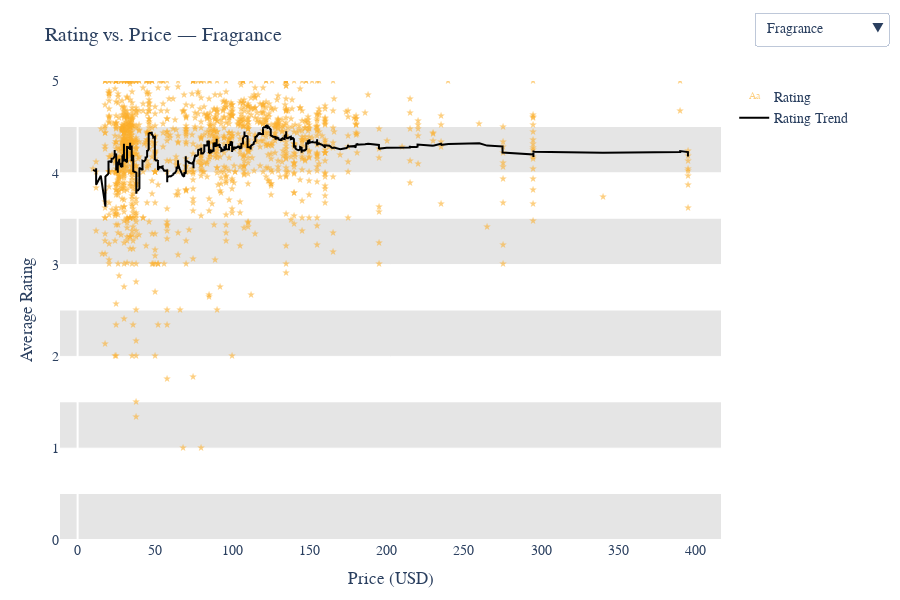

The notebook cell saved with this chart:
### Code cell
import plotly.graph_objects as go
import pandas as pd

# Clean data
df_rating = product_info_df.dropna(subset=['price_usd', 'rating', 'primary_category']).copy()
categories = df_rating['primary_category'].unique()

traces = []
buttons = []

for i, cat in enumerate(categories):
    df_cat = df_rating[df_rating['primary_category'] == cat].sort_values(by='price_usd')
    smooth_rating = df_cat['rating'].rolling(window=50, min_periods=1).mean()

    # Use red transparent stars as text markers
    trace_points = go.Scatter(
        x=df_cat['price_usd'],
        y=df_cat['rating'],
        mode='text',
        name='Rating',
        text=['★'] * len(df_cat),
        textfont=dict(size=10, color='rgba(252, 175, 43, 0.6)'),
        textposition='middle center',
        hovertemplate='<b>%{text}</b><br>Price: $%{x}<br>Rating: %{y}<extra></extra>',
        visible=(i == 0)
    )

    trace_line = go.Scatter(
        x=df_cat['price_usd'],
        y=smooth_rating,
        mode='lines',
        name='Rating Trend',
        line=dict(color='black', width=2),
        hoverinfo='skip',
        visible=(i == 0)
    )

    traces.extend([trace_points, trace_line])

    # Calculate max for current category (to avoid overscaling)
    y_max_cat = max(df_cat['rating'].max(), smooth_rating.max()) * 1.05
    y_max_cat = min(y_max_cat, 5.2)

    vis = [False] * len(categories) * 2
    vis[i * 2] = True
    vis[i * 2 + 1] = True

    buttons.append(dict(
        label=cat,
        method='update',
        args=[
            {'visible': vis},
            {
                'title': f'Rating vs. Price — {cat}',
                'yaxis': {'range': [0, y_max_cat]}
            }
        ]
    ))

# Horizontal background bands (darker)
band_shapes = []
band_count = 10
band_height = 5 / band_count

for i in range(0, band_count, 2):
    band_shapes.append(dict(
        type='rect',
        xref='paper', yref='y',
        x0=0, x1=1,
        y0=i * band_height,
        y1=(i + 1) * band_height,
        fillcolor='rgba(0, 0, 0, 0.1)',
        layer='below',
        line_width=0
    ))

# Build figure
fig2 = go.Figure(data=traces)
fig2.update_layout(
    updatemenus=[dict(
        type='dropdown',
        buttons=buttons,
        active=0,
        x=1.05,
        xanchor='left',
        y=1.15,
        yanchor='top'
    )],
    title=f'Rating vs. Price — {categories[0]}',
    xaxis=dict(title='Price (USD)', showgrid=False),
    yaxis=dict(title='Average Rating', range=[0, 5]),
    shapes=band_shapes,
    plot_bgcolor='white',
    font=dict(family='Arial', size=14),
    height=600,
    margin=dict(t=80, b=60, l=60, r=60)
)

fig2.show()

### Figure 1 — Plotly figure (JSON) as saved in the notebook; plotly's stock layout.template omitted (floating-point values rounded to 4 significant figures; data arrays with more than 128 entries replaced by an {"elided": "..."} marker saying what was removed)
{"data": [{"hovertemplate": "<b>%{text}</b><br>Price: $%{x}<br>Rating: %{y}<extra></extra>", "mode": "text", "name": "Rating", "text": {"elided": "1339 str values"}, "textfont": {"color": "rgba(252, 175, 43, 0.6)", "size": 10}, "textposition": "middle center", "type": "scatter", "visible": true, "x": {"elided": "1339 float values"}, "y": {"elided": "1339 float values"}}, {"hoverinfo": "skip", "line": {"color": "black", "width": 2}, "mode": "lines", "name": "Rating Trend", "type": "scatter", "visible": true, "x": {"elided": "1339 float values"}, "y": {"elided": "1339 float values"}}, {"hovertemplate": "<b>%{text}</b><br>Price: $%{x}<br>Rating: %{y}<extra></extra>", "mode": "text", "name": "Rating", "text": {"elided": "395 str values"}, "textfont": {"color": "rgba(252, 175, 43, 0.6)", "size": 10}, "textposition": "middle center", "type": "scatter", "visible": false, "x": {"elided": "395 float values"}, "y": {"elided": "395 float values"}}, {"hoverinfo": "skip", "line": {"color": "black", "width": 2}, "mode": "lines", "name": "Rating Trend", "type": "scatter", "visible": false, "x": {"elided": "395 float values"}, "y": {"elided": "395 float values"}}, {"hovertemplate": "<b>%{text}</b><br>Price: $%{x}<br>Rating: %{y}<extra></extra>", "mode": "text", "name": "Rating", "text": {"elided": "274 str values"}, "textfont": {"color": "rgba(252, 175, 43, 0.6)", "size": 10}, "textposition": "middle center", "type": "scatter", "visible": false, "x": {"elided": "274 float values"}, "y": {"elided": "274 float values"}}, {"hoverinfo": "skip", "line": {"color": "black", "width": 2}, "mode": "lines", "name": "Rating Trend", "type": "scatter", "visible": false, "x": {"elided": "274 float values"}, "y": {"elided": "274 float values"}}, {"hovertemplate": "<b>%{text}</b><br>Price: $%{x}<br>Rating: %{y}<extra></extra>", "mode": "text", "name": "Rating", "text": {"elided": "1416 str values"}, "textfont": {"color": "rgba(252, 175, 43, 0.6)", "size": 10}, "textposition": "middle center", "type": "scatter", "visible": false, "x": {"elided": "1416 float values"}, "y": {"elided": "1416 float values"}}, {"hoverinfo": "skip", "line": {"color": "black", "width": 2}, "mode": "lines", "name": "Rating Trend", "type": "scatter", "visible": false, "x": {"elided": "1416 float values"}, "y": {"elided": "1416 float values"}}, {"hovertemplate": "<b>%{text}</b><br>Price: $%{x}<br>Rating: %{y}<extra></extra>", "mode": "text", "name": "Rating", "text": {"elided": "2328 str values"}, "textfont": {"color": "rgba(252, 175, 43, 0.6)", "size": 10}, "textposition": "middle center", "type": "scatter", "visible": false, "x": {"elided": "2328 float values"}, "y": {"elided": "2328 float values"}}, {"hoverinfo": "skip", "line": {"color": "black", "width": 2}, "mode": "lines", "name": "Rating Trend", "type": "scatter", "visible": false, "x": {"elided": "2328 float values"}, "y": {"elided": "2328 float values"}}, {"hovertemplate": "<b>%{text}</b><br>Price: $%{x}<br>Rating: %{y}<extra></extra>", "mode": "text", "name": "Rating", "text": {"elided": "2351 str values"}, "textfont": {"color": "rgba(252, 175, 43, 0.6)", "size": 10}, "textposition": "middle center", "type": "scatter", "visible": false, "x": {"elided": "2351 float values"}, "y": {"elided": "2351 float values"}}, {"hoverinfo": "skip", "line": {"color": "black", "width": 2}, "mode": "lines", "name": "Rating Trend", "type": "scatter", "visible": false, "x": {"elided": "2351 float values"}, "y": {"elided": "2351 float values"}}, {"hovertemplate": "<b>%{text}</b><br>Price: $%{x}<br>Rating: %{y}<extra></extra>", "mode": "text", "name": "Rating", "text": ["★", "★", "★", "★", "★", "★", "★", "★", "★", "★", "★", "★", "★", "★", "★", "★", "★", "★", "★", "★", "★", "★", "★", "★", "★", "★", "★", "★", "★", "★", "★", "★", "★", "★", "★", "★", "★", "★", "★", "★", "★", "★", "★", "★", "★", "★", "★", "★", "★", "★"], "textfont": {"color": "rgba(252, 175, 43, 0.6)", "size": 10}, "textposition": "middle center", "type": "scatter", "visible": false, "x": [4.95, 5.0, 6.0, 6.0, 7.0, 7.0, 7.0, 9.0, 10.0, 10.0, 10.0, 12.0, 12.0, 12.0, 12.0, 12.0, 12.0, 14.0, 14.0, 15.0, 15.0, 15.0, 15.0, 16.0, 18.0, 19.0, 20.0, 20.0, 20.0, 20.0, 20.0, 22.0, 24.0, 24.0, 24.0, 24.0, 24.0, 25.0, 26.0, 28.0, 28.0, 35.0, 45.0, 46.0, 74.0, 89.0, 125.0, 129.0, 169.0, 249.0], "y": [4.7, 4.27, 4.122, 4.463, 4.408, 4.455, 4.626, 3.833, 4.557, 4.538, 3.0, 4.753, 4.71, 4.375, 4.899, 4.375, 4.663, 5.0, 5.0, 4.593, 3.533, 5.0, 4.426, 3.721, 4.402, 4.333, 3.586, 4.318, 4.0, 4.673, 3.468, 5.0, 4.008, 3.845, 4.311, 4.393, 2.286, 3.91, 3.042, 4.499, 4.317, 4.868, 4.878, 4.436, 4.706, 4.205, 4.51, 4.609, 2.3, 4.65]}, {"hoverinfo": "skip", "line": {"color": "black", "width": 2}, "mode": "lines", "name": "Rating Trend", "type": "scatter", "visible": false, "x": [4.95, 5.0, 6.0, 6.0, 7.0, 7.0, 7.0, 9.0, 10.0, 10.0, 10.0, 12.0, 12.0, 12.0, 12.0, 12.0, 12.0, 14.0, 14.0, 15.0, 15.0, 15.0, 15.0, 16.0, 18.0, 19.0, 20.0, 20.0, 20.0, 20.0, 20.0, 22.0, 24.0, 24.0, 24.0, 24.0, 24.0, 25.0, 26.0, 28.0, 28.0, 35.0, 45.0, 46.0, 74.0, 89.0, 125.0, 129.0, 169.0, 249.0], "y": [4.7, 4.485, 4.364, 4.389, 4.393, 4.403, 4.435, 4.36, 4.382, 4.397, 4.27, 4.311, 4.341, 4.344, 4.381, 4.38, 4.397, 4.43, 4.46, 4.467, 4.423, 4.449, 4.448, 4.418, 4.417, 4.414, 4.383, 4.381, 4.368, 4.378, 4.348, 4.369, 4.358, 4.343, 4.342, 4.343, 4.288, 4.278, 4.246, 4.252, 4.254, 4.269, 4.283, 4.286, 4.296, 4.294, 4.298, 4.305, 4.264, 4.271]}, {"hovertemplate": "<b>%{text}</b><br>Price: $%{x}<br>Rating: %{y}<extra></extra>", "mode": "text", "name": "Rating", "text": ["★", "★", "★", "★", "★", "★", "★", "★", "★", "★", "★", "★", "★", "★", "★", "★", "★", "★", "★", "★", "★", "★", "★", "★", "★", "★", "★", "★", "★", "★", "★", "★", "★", "★", "★", "★", "★", "★", "★", "★", "★", "★", "★", "★", "★", "★", "★", "★", "★", "★", "★", "★", "★", "★", "★", "★", "★", "★", "★"], "textfont": {"color": "rgba(252, 175, 43, 0.6)", "size": 10}, "textposition": "middle center", "type": "scatter", "visible": false, "x": [10.0, 16.0, 17.0, 19.0, 20.0, 20.0, 20.0, 20.0, 22.0, 22.0, 23.0, 23.0, 23.0, 23.5, 24.0, 24.0, 24.0, 25.0, 25.0, 25.0, 25.0, 25.0, 26.0, 26.0, 26.5, 27.0, 28.0, 28.0, 28.0, 30.0, 30.0, 30.0, 32.0, 32.0, 32.0, 34.0, 35.0, 36.0, 36.0, 36.0, 36.0, 36.0, 37.0, 37.0, 37.0, 38.0, 40.0, 40.0, 40.0, 41.0, 44.0, 44.0, 44.0, 45.0, 52.0, 57.0, 60.0, 62.0, 104.0], "y": [5.0, 4.615, 3.0, 4.857, 4.761, 4.773, 4.572, 4.542, 4.62, 4.801, 4.695, 4.444, 4.737, 4.312, 4.665, 4.627, 4.583, 4.75, 4.811, 5.0, 4.8, 4.731, 4.8, 4.216, 4.731, 4.717, 4.455, 3.938, 4.56, 4.692, 4.446, 4.43, 4.0, 4.455, 4.568, 4.188, 4.779, 4.308, 4.353, 3.8, 4.208, 4.475, 4.75, 4.333, 4.222, 4.359, 4.5, 3.636, 4.804, 3.963, 5.0, 4.818, 4.889, 4.235, 4.6, 4.536, 4.0, 4.688, 4.647]}, {"hoverinfo": "skip", "line": {"color": "black", "width": 2}, "mode": "lines", "name": "Rating Trend", "type": "scatter", "visible": false, "x": [10.0, 16.0, 17.0, 19.0, 20.0, 20.0, 20.0, 20.0, 22.0, 22.0, 23.0, 23.0, 23.0, 23.5, 24.0, 24.0, 24.0, 25.0, 25.0, 25.0, 25.0, 25.0, 26.0, 26.0, 26.5, 27.0, 28.0, 28.0, 28.0, 30.0, 30.0, 30.0, 32.0, 32.0, 32.0, 34.0, 35.0, 36.0, 36.0, 36.0, 36.0, 36.0, 37.0, 37.0, 37.0, 38.0, 40.0, 40.0, 40.0, 41.0, 44.0, 44.0, 44.0, 45.0, 52.0, 57.0, 60.0, 62.0, 104.0], "y": [5.0, 4.808, 4.205, 4.368, 4.447, 4.501, 4.511, 4.515, 4.527, 4.554, 4.567, 4.557, 4.571, 4.552, 4.56, 4.564, 4.565, 4.575, 4.588, 4.608, 4.617, 4.623, 4.63, 4.613, 4.618, 4.622, 4.615, 4.591, 4.59, 4.594, 4.589, 4.584, 4.566, 4.563, 4.563, 4.553, 4.559, 4.552, 4.547, 4.528, 4.52, 4.519, 4.525, 4.52, 4.514, 4.51, 4.51, 4.492, 4.498, 4.488, 4.488, 4.492, 4.529, 4.517, 4.514, 4.509, 4.498, 4.501, 4.501]}, {"hovertemplate": "<b>%{text}</b><br>Price: $%{x}<br>Rating: %{y}<extra></extra>", "mode": "text", "name": "Rating", "text": ["★", "★", "★", "★"], "textfont": {"color": "rgba(252, 175, 43, 0.6)", "size": 10}, "textposition": "middle center", "type": "scatter", "visible": false, "x": [50.0, 50.0, 50.0, 50.0], "y": [4.857, 5.0, 4.279, 4.118]}, {"hoverinfo": "skip", "line": {"color": "black", "width": 2}, "mode": "lines", "name": "Rating Trend", "type": "scatter", "visible": false, "x": [50.0, 50.0, 50.0, 50.0], "y": [4.857, 4.929, 4.712, 4.563]}], "layout": {"font": {"family": "Arial", "size": 14}, "height": 600, "margin": {"b": 60, "l": 60, "r": 60, "t": 80}, "plot_bgcolor": "white", "shapes": [{"fillcolor": "rgba(0, 0, 0, 0.1)", "layer": "below", "line": {"width": 0}, "type": "rect", "x0": 0, "x1": 1, "xref": "paper", "y0": 0, "y1": 0.5, "yref": "y"}, {"fillcolor": "rgba(0, 0, 0, 0.1)", "layer": "below", "line": {"width": 0}, "type": "rect", "x0": 0, "x1": 1, "xref": "paper", "y0": 1, "y1": 1.5, "yref": "y"}, {"fillcolor": "rgba(0, 0, 0, 0.1)", "layer": "below", "line": {"width": 0}, "type": "rect", "x0": 0, "x1": 1, "xref": "paper", "y0": 2, "y1": 2.5, "yref": "y"}, {"fillcolor": "rgba(0, 0, 0, 0.1)", "layer": "below", "line": {"width": 0}, "type": "rect", "x0": 0, "x1": 1, "xref": "paper", "y0": 3, "y1": 3.5, "yref": "y"}, {"fillcolor": "rgba(0, 0, 0, 0.1)", "layer": "below", "line": {"width": 0}, "type": "rect", "x0": 0, "x1": 1, "xref": "paper", "y0": 4, "y1": 4.5, "yref": "y"}], "title": {"text": "Rating vs. Price — Fragrance"}, "updatemenus": [{"active": 0, "buttons": [{"args": [{"visible": [true, true, false, false, false, false, false, false, false, false, false, false, false, false, false, false, false, false]}, {"title": "Rating vs. Price — Fragrance", "yaxis": {"range": [0, 5.2]}}], "label": "Fragrance", "method": "update"}, {"args": [{"visible": [false, false, true, true, false, false, false, false, false, false, false, false, false, false, false, false, false, false]}, {"title": "Rating vs. Price — Bath & Body", "yaxis": {"range": [0, 5.2]}}], "label": "Bath & Body", "method": "update"}, {"args": [{"visible": [false, false, false, false, true, true, false, false, false, false, false, false, false, false, false, false, false, false]}, {"title": "Rating vs. Price — Mini Size", "yaxis": {"range": [0, 5.2]}}], "label": "Mini Size", "method": "update"}, {"args": [{"visible": [false, false, false, false, false, false, true, true, false, false, false, false, false, false, false, false, false, false]}, {"title": "Rating vs. Price — Hair", "yaxis": {"range": [0, 5.2]}}], "label": "Hair", "method": "update"}, {"args": [{"visible": [false, false, false, false, false, false, false, false, true, true, false, false, false, false, false, false, false, false]}, {"title": "Rating vs. Price — Makeup", "yaxis": {"range": [0, 5.2]}}], "label": "Makeup", "method": "update"}, {"args": [{"visible": [false, false, false, false, false, false, false, false, false, false, true, true, false, false, false, false, false, false]}, {"title": "Rating vs. Price — Skincare", "yaxis": {"range": [0, 5.2]}}], "label": "Skincare", "method": "update"}, {"args": [{"visible": [false, false, false, false, false, false, false, false, false, false, false, false, true, true, false, false, false, false]}, {"title": "Rating vs. Price — Tools & Brushes", "yaxis": {"range": [0, 5.2]}}], "label": "Tools & Brushes", "method": "update"}, {"args": [{"visible": [false, false, false, false, false, false, false, false, false, false, false, false, false, false, true, true, false, false]}, {"title": "Rating vs. Price — Men", "yaxis": {"range": [0, 5.2]}}], "label": "Men", "method": "update"}, {"args": [{"visible": [false, false, false, false, false, false, false, false, false, false, false, false, false, false, false, false, true, true]}, {"title": "Rating vs. Price — Gifts", "yaxis": {"range": [0, 5.2]}}], "label": "Gifts", "method": "update"}], "type": "dropdown", "x": 1.05, "xanchor": "left", "y": 1.15, "yanchor": "top"}], "xaxis": {"showgrid": false, "title": {"text": "Price (USD)"}}, "yaxis": {"range": [0, 5], "title": {"text": "Average Rating"}}}}
